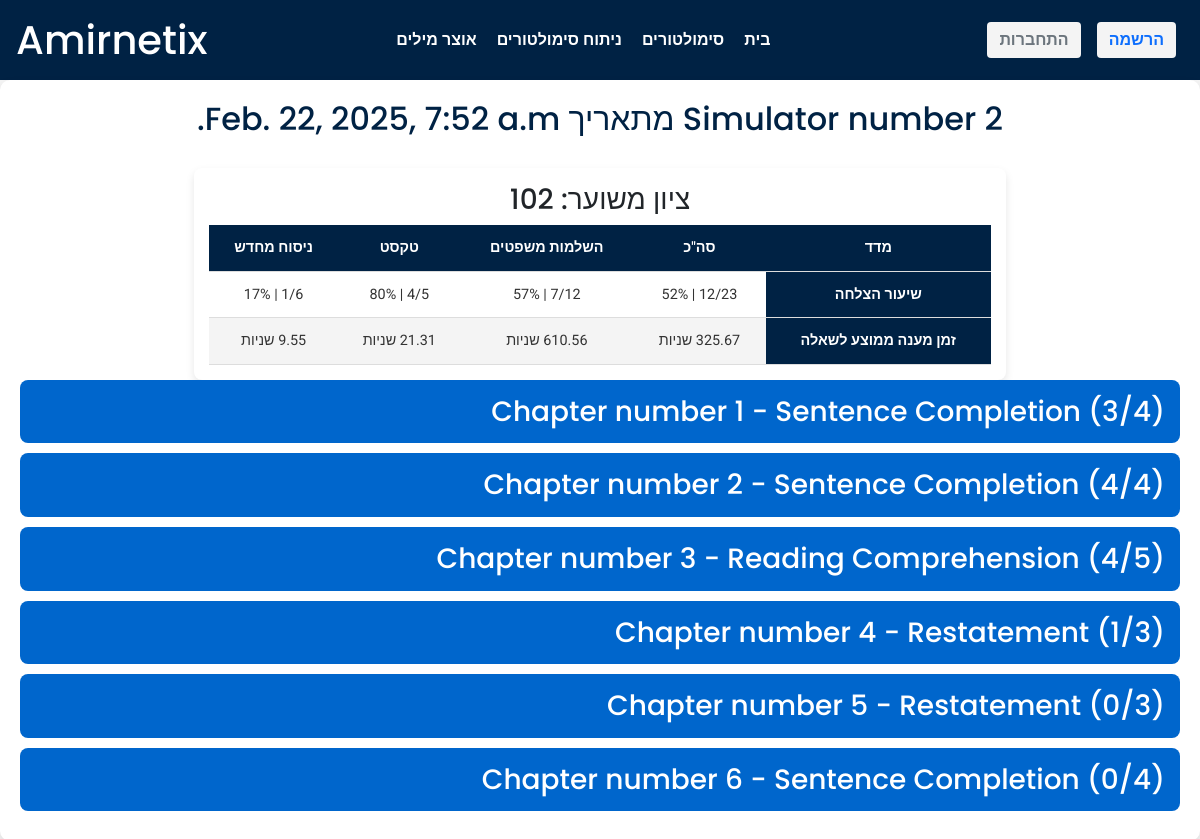
The page /Analysis/analyze_simulator/28 on the database its author committed.
### Simulator/models.py (models this page shows, shortened)
class SimulatorAttempt(models.Model):
    user = models.ForeignKey(CustomUser, on_delete=models.CASCADE, related_name='simulator_attempts')
    simulator = models.ForeignKey(Simulator, on_delete=models.CASCADE, related_name='attempts')
    start_time = models.DateTimeField(auto_now_add=True)
    end_time = models.DateTimeField(blank=True, null=True)
    def get_user_answer(self, question):
        return self.user_answers.filter(question=question).first()
    def Success_Rates(self):
        all_questions = UserAnswer.objects.filter(simulator_attempt = self).all()
        success_rates = {
            'Total':{
                'total':0,
                'correct':0
            },
            'SC':{
                'total':0,
                'correct':0
            },
            'RC':{
                'total':0,
                'correct':0
            },
            'RS':{
                'total':0,
                'correct':0
            }
        }
        for q in all_questions:
            success_rates['Total']['total'] += 1
            chapter_type = q.question.chapter.chapter_type
            if q.question.chapter.chapter_type in success_rates.keys():
                success_rates[chapter_type]['total'] += 1
                if q.selected_option.is_correct:
                    success_rates['Total']['correct'] += 1
                    success_rates[chapter_type]['correct'] += 1
        for key in success_rates:
            correct = success_rates[key]['correct']
            total = success_rates[key]['total']
            success_rates[key]['success_rate'] = int(round(correct/total,2)*100)
        return success_rates
    def Answer_Times(self):
        all_questions = UserAnswer.objects.filter(simulator_attempt = self).order_by('timestamp').all()
        last_time = self.start_time
        times = {'q_times':{},'averages':{'Total': 0,'SC':0,'RS':0,'RC':0}}
        for q in all_questions:
            q_type = q.question.chapter.chapter_type
            q_id = q.id
            try:
                answer_time = (q.timestamp - last_time).total_seconds()
                times['q_times'][f'{q_type}_{q_id}'] = answer_time
                times['averages']['Total'] += answer_time
                times['averages'][q_type] += answer_time
                last_time = q.timestamp
            except:
                pass
        for key in times['averages']:
            times['averages'][key] = round(times['averages'][key] / self.Success_Rates()[key]['total'],2)
        return times

class UserAnswer(models.Model):
    user = models.ForeignKey(CustomUser, on_delete=models.CASCADE, related_name='user_answers')
    simulator_attempt = models.ForeignKey(SimulatorAttempt, on_delete=models.CASCADE, related_name='user_answers')
    question = models.ForeignKey(Question, on_delete=models.CASCADE, related_name='user_answers')
    selected_option = models.ForeignKey(AnswerOption, on_delete=models.CASCADE)
    timestamp = models.DateTimeField()
    class Meta:
        unique_together = ('user','simulator_attempt', 'question')

class Question(models.Model):
    chapter = models.ForeignKey(Chapter, on_delete=models.CASCADE, related_name='questions')
    order = models.PositiveIntegerField()
    description = models.TextField()
    hebrew_desc = models.TextField(default=None, null=True, blank=True)
    class Meta:
        unique_together = ('chapter', 'order')
        ordering = ['order']

class Chapter(models.Model):
    simulator = models.ForeignKey(Simulator, on_delete=models.CASCADE, related_name='chapters')
    order = models.PositiveIntegerField()
    chapter_type = models.CharField(max_length=2, choices=ChapterType.choices)
    title = models.CharField(max_length=100)
    time_limit = models.PositiveIntegerField(help_text="Time in minutes")
    reading_text = models.TextField(blank=True, null=True)  # Only for Reading Comprehension
    hebrew_text = models.TextField(blank=True,null=True)
    class Meta:
        unique_together = ('simulator', 'order')
        ordering = ['order']

class AnswerOption(models.Model):
    question = models.ForeignKey(Question, on_delete=models.CASCADE, related_name='answer_options')
    order = models.PositiveIntegerField()
    description = models.CharField(max_length=255)
    hebrew_desc = models.TextField(default=None, null=True, blank=True)
    is_correct = models.BooleanField(default=False)
    class Meta:
        unique_together = ('question', 'order')
        ordering = ['order']

### Analysis/views.py (the view)
# urls.py: path("analyze_simulator/<int:simulator_id>",views.analyze_simulator, name='analyze_simulator'),
def analyze_simulator(request,simulator_id):
    try:
        simulator_to_analyze = SimulatorAttempt.objects.get(id = int(simulator_id))
        answered_chapters = simulator_to_analyze.simulator.chapters.all()
        simulator_attempt = {'simulator':simulator_to_analyze,'chapters':[]}
        for chapter in answered_chapters:
            current_chapter = {'chapter':chapter}
            questions = []
            q_cnt,correct_cnt = (0,0)
            for question in chapter.questions.all():
                q_cnt += 1
                current_question = {'question' : question}
                selected_answer = simulator_to_analyze.get_user_answer(question=question).selected_option
                answers = []
                for answer in question.answer_options.all():
                    current_answer = {'answer' : answer}
                    current_answer['is_correct'] = answer.is_correct
                    current_answer['is_selected'] = True if answer == selected_answer else False
                    correct_cnt += 1 if answer == selected_answer and answer.is_correct else 0
                    answers.append(current_answer)
                current_question['answers'] = answers
                questions.append(current_question)
            current_chapter['questions'] = questions
            current_chapter['q_cnt'] = q_cnt
            current_chapter['correct_cnt'] = correct_cnt
            simulator_attempt['chapters'].append(current_chapter)
        return render(request, 'Analysis/analyze_simulator.html',{
            'simulator_attempt' : simulator_attempt
        })
    except:
        print("unsuccessful")
        return index(request)

### Simulator/models.py (called while the page is built)
    def __str__(self):
        return self.name

### Analysis/templates/Analysis/analyze_simulator.html (shortened to what this page needs)
{% extends 'Analysis/layout.html' %}
{% load static %}
{% block body %}
{% if simulator_attempt %}
<div class="analysis-container">
    <h2 class="simulator-title" dir="rtl">{{ simulator_attempt.simulator.simulator }} מתאריך {{simulator_attempt.simulator.start_time}}</h2>
    <div class="metrics-container">
    <h3 style="text-align: center;" dir="rtl">ציון משוער: {{simulator_attempt.simulator.Success_Rates.Total.success_rate|add:50}}</h3>
        <table class="metrics-table" dir="rtl">
            <thead>
                <tr>
                    <th>מדד</th>
                    <th>סה"כ</th>
                    <th>השלמות משפטים</th>
                    <th>טקסט</th>
                    <th>ניסוח מחדש</th>
                </tr>
            </thead>
            <tbody>
                <tr>
                    <th>שיעור הצלחה</th>
                    <td>{{simulator_attempt.simulator.Success_Rates.Total.correct}}/{{simulator_attempt.simulator.Success_Rates.Total.total}} | {{simulator_attempt.simulator.Success_Rates.Total.success_rate}}%</td>
                    <td>{{simulator_attempt.simulator.Success_Rates.SC.correct}}/{{simulator_attempt.simulator.Success_Rates.SC.total}} | {{simulator_attempt.simulator.Success_Rates.SC.success_rate}}%</td>
                    <td>{{simulator_attempt.simulator.Success_Rates.RC.correct}}/{{simulator_attempt.simulator.Success_Rates.RC.total}} | {{simulator_attempt.simulator.Success_Rates.RC.success_rate}}%</td>
                    <td>{{simulator_attempt.simulator.Success_Rates.RS.correct}}/{{simulator_attempt.simulator.Success_Rates.RS.total}} | {{simulator_attempt.simulator.Success_Rates.RS.success_rate}}%</td>
                </tr>
                <tr>
                    <th>זמן מענה ממוצע לשאלה</th>
                    <td>{{simulator_attempt.simulator.Answer_Times.averages.Total}} שניות</td>
                    <td>{{simulator_attempt.simulator.Answer_Times.averages.SC}} שניות</td>
                    <td>{{simulator_attempt.simulator.Answer_Times.averages.RC}} שניות</td>
                    <td>{{simulator_attempt.simulator.Answer_Times.averages.RS}} שניות</td>
                </tr>
            </tbody>
        </table>
    </div>
    {% for chapter in simulator_attempt.chapters %}
    <div class="chapter">
        <h3 class="chapter-title" onclick="toggleChapter(this)">Chapter number {{chapter.chapter.order}} - {{ chapter.chapter.get_chapter_type_display }} <span>({{chapter.correct_cnt}}/{{chapter.q_cnt}})</span></h3>
    </div>
    {% endfor %}
</div>
{% else %}
    <p>No simulator attempts found.</p>
{% endif %}
{% endblock %}

### Analysis/static/Analysis/styles.css (style rules this page uses)
body { font-family: 'Roboto', sans-serif; margin: 0; padding: 0; background-color: #f4f4f4; }
h1, h2, h3 { font-family: 'Poppins', sans-serif; }
.analysis-container { padding: 20px; background-color: #ffffff; border-radius: 10px; box-shadow: 0 4px 8px rgba(0, 0, 0, 0.1); }
.simulator-title { text-align: center; margin-bottom: 30px; color: #002244; }
.chapter-title { background-color: #0066cc; color: white; padding: 15px; border-radius: 8px; cursor: pointer; transition: background-color 0.3s; margin-bottom: 10px; }
.metrics-container { padding: 15px; background-color: #ffffff; border-radius: 8px; box-shadow: 0 4px 8px rgba(0, 0, 0, 0.1); margin-bottom: 15px; max-width: 70%; margin: 0 auto; }
.metrics-table { width: 100%; border-collapse: collapse; font-size: 0.9em; color: #333; }
.metrics-table th, .metrics-table td { padding: 12px; text-align: center; border-bottom: 1px solid #ddd; }
.metrics-table th { background-color: #002244; color: white; font-weight: 600; }
.metrics-table tbody tr:nth-child(even) { background-color: #f4f4f4; }
.metrics-table td { color: #333; }

### rows shown on the page
SimulatorAttempt: simulator.start_time "Feb. 22, 2025, 7:52 a.m.", simulator.Success_Rates.Total.success_rate|add "102", simulator.Success_Rates.Total.correct "12", simulator.Success_Rates.Total.success_rate "52", simulator.Success_Rates.SC.correct "7", simulator.Success_Rates.SC.success_rate "57", simulator.Success_Rates.RC.correct "4", simulator.Success_Rates.RC.success_rate "80", simulator.Success_Rates.RS.correct "1", simulator.Success_Rates.RS.success_rate "17"
Chapter: chapter.order "1", chapter.chapter_type "Sentence Completion", correct_cnt "3", q_cnt "4"
Chapter: chapter.order "2", chapter.chapter_type "Sentence Completion", correct_cnt "4", q_cnt "4"
Chapter: chapter.order "3", chapter.chapter_type "Reading Comprehension", correct_cnt "4", q_cnt "5"
Chapter: chapter.order "4", chapter.chapter_type "Restatement", correct_cnt "1", q_cnt "3"
Chapter: chapter.order "5", chapter.chapter_type "Restatement", correct_cnt "0", q_cnt "3"
Chapter: chapter.order "6", chapter.chapter_type "Sentence Completion", correct_cnt "0", q_cnt "4"
